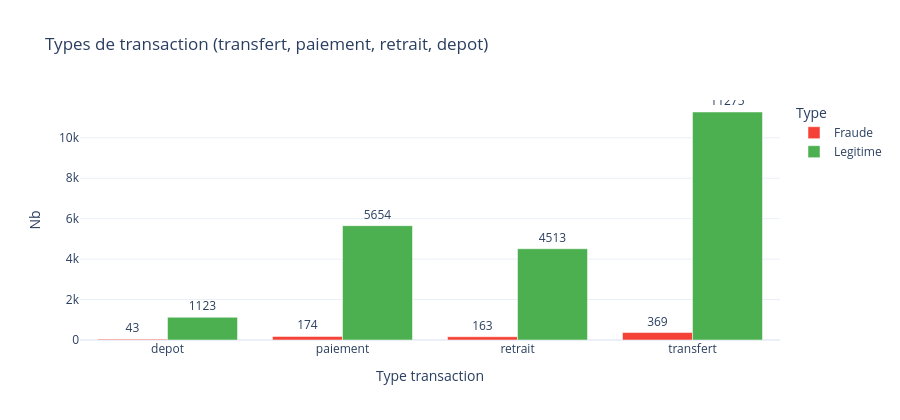

The code cell stored with this chart in its notebook:
### Code cell
# Types de transaction
type_df = tx.groupby(['type_transaction', 'type']).size().reset_index(name='nb')

fig = px.bar(type_df, x='type_transaction', y='nb', color='type', barmode='group', text='nb',
             color_discrete_map={'Legitime': LEGIT, 'Fraude': FRAUD},
             title='Types de transaction (transfert, paiement, retrait, depot)',
             labels={'type_transaction': 'Type transaction', 'nb': 'Nb', 'type': 'Type'})
fig.update_traces(textposition='outside')
fig.update_layout(height=420)
fig.show()

### Figure 1 — Plotly figure (JSON) as saved in the notebook; plotly's stock layout.template omitted (floating-point values rounded to 4 significant figures)
{"data": [{"alignmentgroup": "True", "hovertemplate": "Type=Fraude<br>Type transaction=%{x}<br>Nb=%{text}<extra></extra>", "legendgroup": "Fraude", "marker": {"color": "#F44336", "pattern": {"shape": ""}}, "name": "Fraude", "offsetgroup": "Fraude", "orientation": "v", "showlegend": true, "text": [43.0, 174.0, 163.0, 369.0], "textposition": "outside", "type": "bar", "x": ["depot", "paiement", "retrait", "transfert"], "xaxis": "x", "y": [43, 174, 163, 369], "yaxis": "y"}, {"alignmentgroup": "True", "hovertemplate": "Type=Legitime<br>Type transaction=%{x}<br>Nb=%{text}<extra></extra>", "legendgroup": "Legitime", "marker": {"color": "#4CAF50", "pattern": {"shape": ""}}, "name": "Legitime", "offsetgroup": "Legitime", "orientation": "v", "showlegend": true, "text": [1123.0, 5654.0, 4513.0, 11280.0], "textposition": "outside", "type": "bar", "x": ["depot", "paiement", "retrait", "transfert"], "xaxis": "x", "y": [1123, 5654, 4513, 11275], "yaxis": "y"}], "layout": {"barmode": "group", "height": 420, "legend": {"title": {"text": "Type"}, "tracegroupgap": 0}, "title": {"text": "Types de transaction (transfert, paiement, retrait, depot)"}, "xaxis": {"anchor": "y", "domain": [0, 1], "title": {"text": "Type transaction"}}, "yaxis": {"anchor": "x", "domain": [0, 1], "title": {"text": "Nb"}}}}
